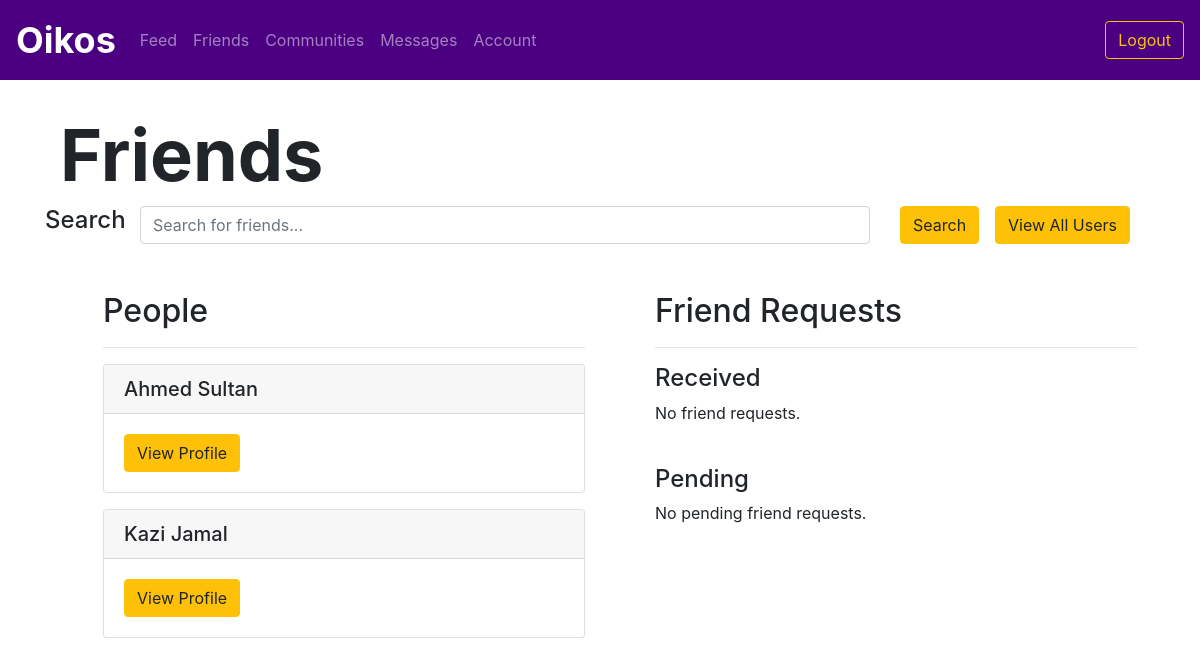
/allusers (signed in), run on an earlier commit of the app's database.
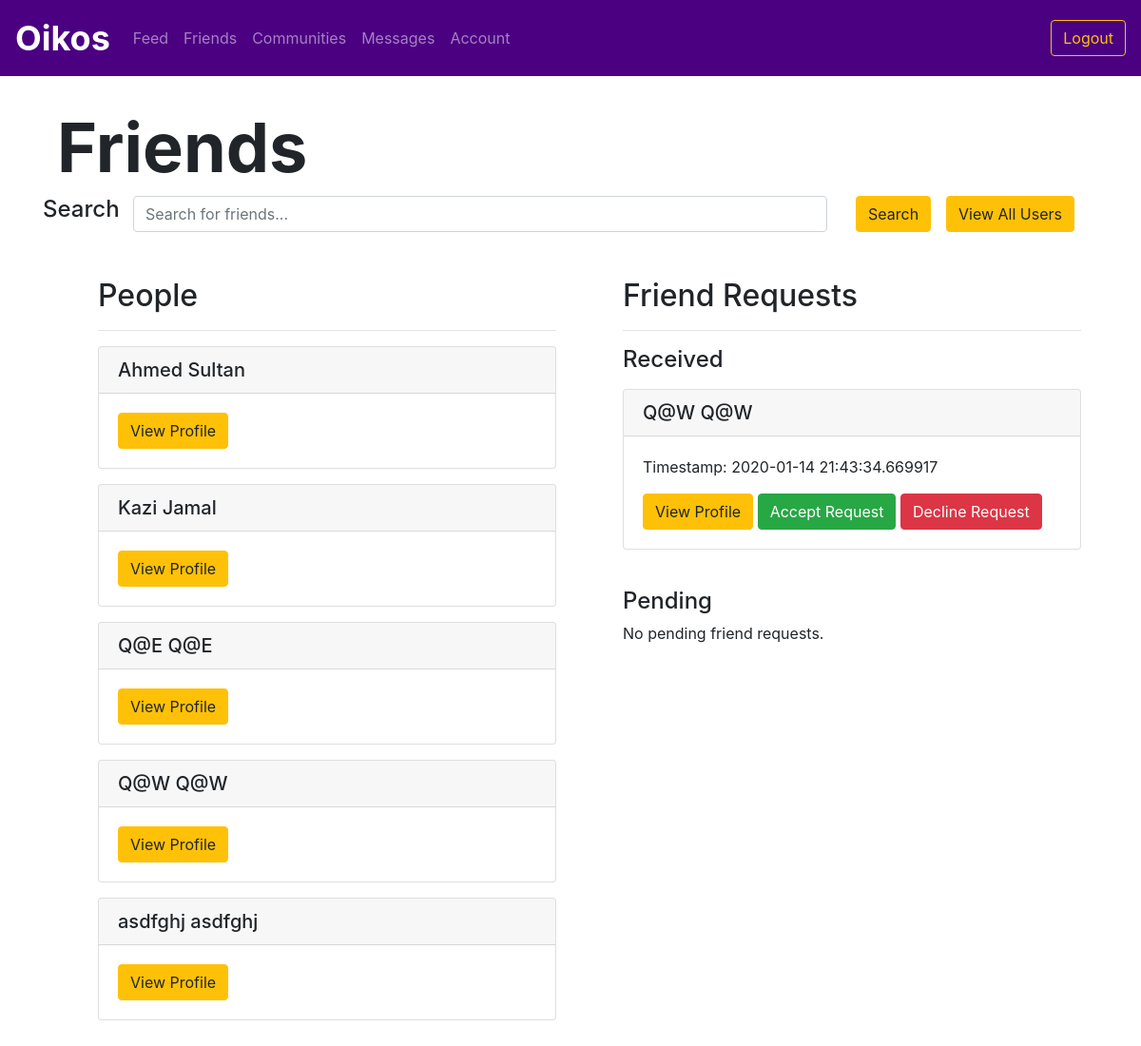
And on a later commit of the database.
### utl/models.py (models this page shows)
class User(db.Model):
    userID = db.Column(db.Integer, primary_key=True)
    email = db.Column(db.Text, unique=True, nullable=False)
    password = db.Column(db.Text, nullable=False)
    firstName = db.Column(db.Text, nullable=False)
    lastName = db.Column(db.Text, nullable=False)
    displayName = db.Column(db.Text, nullable=False)
    grade = db.Column(db.Text, nullable=False)

class FriendRequest(db.Model):
    requestID = db.Column(db.Integer, primary_key=True)
    senderID = db.Column(db.Integer, nullable=False)
    receiverID = db.Column(db.Integer, nullable=False)
    timestamp = db.Column(db.DateTime, nullable=False, default=datetime.utcnow)

### app.py (the view)
@app.route("/allusers")
@login_required
def allusers():
    userID = session['userID']
    users = usersfunctions.getAllUsers()
    reqs = friendsfunctions.getFriendRequests(userID)
    friendrequests = {}
    for req in reqs:
        friendrequests[req] = usersfunctions.getUser(req.senderID)
    preqs = friendsfunctions.getPendingFriendRequests(userID)
    pendingfriendrequests = {}
    for preq in preqs:
        pendingfriendrequests[preq] = usersfunctions.getUser(preq.receiverID)
    print(pendingfriendrequests)
    return render_template("friends.html", users=users, friendrequests=friendrequests, pendingfriendrequests=pendingfriendrequests)

### app.py (called while the page is built)
def login_required(f):
    @wraps(f)
    def decorated_function(*args, **kwargs):
        if "userID" not in session:
            return redirect(url_for('login'))
        return f(*args, **kwargs)
    return decorated_function

### utl/friends.py (called while the page is built)
def getFriendRequests(userID):
    friendrequests = FriendRequest.query.filter_by(receiverID=userID).order_by(FriendRequest.timestamp.desc()).all()
    return friendrequests

def getPendingFriendRequests(userID):
    friendrequests = FriendRequest.query.filter_by(senderID=userID).order_by(FriendRequest.timestamp.desc()).all()
    return friendrequests

### utl/users.py (called while the page is built)
def getUser(userID):
    user = User.query.filter_by(userID=userID).first()
    return user

def getAllUsers():
    users = User.query.order_by(User.displayName.asc())
    return users

### templates/friends.html (shortened to what this page needs)
{% extends "logbase.html" %}
{% block body %}
    <div class="content">
        <h1 class="display-3" style="font-weight: 700; padding-left: 5vw; padding-top: 5vh;">Friends</h1>
    </div>
    <div class="container mb-5">
        <form action="/searchfriends" method="POST">
            <div class="row">
                <div class="col-md-1">
                    <h4>Search</h4>
                </div>
                <div class="col-md-8">
                    <input name="query" type="text" class="form-control" id="query" aria-describedby="query" placeholder="Search for friends...">
                </div>
                <div class="col-md-1">
                    <button type="submit" class="btn btn-warning">Search</button>
                </div>
                <div class="col-md-2">
                    <a href="/allusers" class="btn btn-warning">View All Users</a>
                </div>
            </div>
        </form>
    </div>
    <div class="row m-5">
        <div class="col">
            <ul>
                <h2>People</h2>
                <hr>
                {% for user in users %}
                <div class="card my-3">
                    <h5 class="card-header">{{ user.displayName }}</h5>
                    <div class="card-body">
                        <a href="/profile/{{ user.userID }}" class="btn btn-warning">View Profile</a>
                    </div>
                </div>
                {% endfor %}
            </ul>
        </div>
        <div class="col">
            <ul>
                <h2>Friend Requests</h2>
                <hr>
                <h4>Received</h4>
                {% if not friendrequests %}
                <p>No friend requests.</p>
                {% else %}
                {% for friendrequest in friendrequests %}
                <div class="card my-3">
                    <h5 class="card-header">{{ friendrequests[friendrequest].displayName }}</h5>
                    <div class="card-body">
                        <p>Timestamp: {{ friendrequest.timestamp }}</p>
                        <a href="/profile/{{ friendrequests[friendrequest].userID }}" class="btn btn-warning">View Profile</a>
                        <a href="/acceptfriendrequest/{{ friendrequest.requestID }}" class="btn btn-success">Accept Request</a>
                        <a href="/declinefriendrequest/{{ friendrequest.requestID }}" class="btn btn-danger">Decline Request</a>
                    </div>
                </div>
                {% endfor %}
                {% endif %}
                <br>
                <h4>Pending</h4>
                {% if not pendingfriendrequests %}
                <p>No pending friend requests.</p>
                {% endif %}
            </ul>
        </div>
    </div>
{% endblock %}

What changed in the data, as far as the page shows it:
added User: displayName "Q@E Q@E"
added User: displayName "Q@W Q@W"
added User: displayName "asdfghj asdfghj"
added FriendRequest: timestamp "2020-01-14 21:43:34.669917"
Also different on the page:
text no longer shown: "No friend requests."
